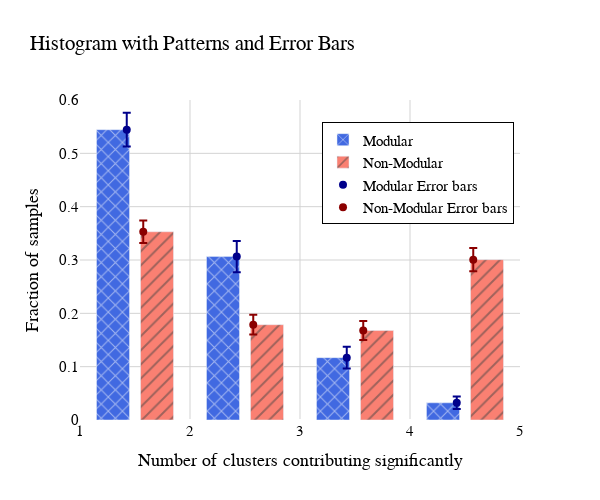

The cell this chart's notebook holds for it:
### Code cell
# Plot
fig = go.Figure()

# Modular bar plot
fig.add_trace(go.Bar(
    x=(bin_edges_modular[:-1] + bin_edges_modular[1:]) / 2,
    y=hist_modular,
    name='Modular',
    marker=dict(color='royalblue', pattern=dict(shape="x")),
    width=0.3
))

# Non-Modular bar plot
fig.add_trace(go.Bar(
    x=(bin_edges_non_modular[:-1] + bin_edges_non_modular[1:]) / 2,
    y=hist_non_modular,
    name='Non-Modular',
    marker=dict(color='salmon', pattern=dict(shape="/")),
    width=0.3
))

# Modular error bars
fig.add_trace(go.Scatter(
    x=(bin_edges_modular[:-1] + bin_edges_modular[1:] - 0.15) / 2,
    y=hist_modular,
    mode='markers',
    error_y=dict(type='data', array=stderr_modular, visible=True),
    marker=dict(color='darkblue', size=8),
    name='Modular Error bars'
))

# Non-Modular error bars
fig.add_trace(go.Scatter(
    x=(bin_edges_non_modular[:-1] + bin_edges_non_modular[1:] + 0.15) / 2,
    y=hist_non_modular,
    mode='markers',
    error_y=dict(type='data', array=stderr_non_modular, visible=True),
    marker=dict(color='darkred', size=8),
    name='Non-Modular Error bars'
))

# Layout
fig.update_layout(
    title="Histogram with Patterns and Error Bars",
    xaxis_title="Number of clusters contributing significantly",
    yaxis_title="Fraction of samples",
    width=600,
    height=500,
    font=dict(family='serif', size=15, color='black'),
    plot_bgcolor='rgba(255, 255, 255, 1)',
    legend=dict(x=0.55, y=0.93, traceorder="normal", bgcolor="white", bordercolor="black", borderwidth=1)
)
fig.update_xaxes(showgrid=True, gridwidth=1, gridcolor='LightGray', title_font=dict(family='serif', size=18, color='black'))
fig.update_yaxes(showgrid=True, gridwidth=1, gridcolor='LightGray', title_font=dict(family='serif', size=18, color='black'), range=[0, 0.6])
fig.show()

### Figure 1 — Plotly figure (JSON) as saved in the notebook; plotly's stock layout.template omitted (floating-point values rounded to 4 significant figures)
{"data": [{"marker": {"color": "royalblue", "pattern": {"shape": "x"}}, "name": "Modular", "type": "bar", "width": 0.3, "x": [1.5, 2.5, 3.5, 4.5], "y": [0.5444, 0.3065, 0.1169, 0.03226]}, {"marker": {"color": "salmon", "pattern": {"shape": "/"}}, "name": "Non-Modular", "type": "bar", "width": 0.3, "x": [1.5, 2.5, 3.5, 4.5], "y": [0.3529, 0.1786, 0.1678, 0.3007]}, {"error_y": {"array": [0.03159, 0.02929, 0.0204, 0.01164], "type": "data", "visible": true}, "marker": {"color": "darkblue", "size": 8}, "mode": "markers", "name": "Modular Error bars", "type": "scatter", "x": [1.425, 2.425, 3.425, 4.425], "y": [0.5444, 0.3065, 0.1169, 0.03226]}, {"error_y": {"array": [0.0213, 0.01853, 0.01771, 0.02166], "type": "data", "visible": true}, "marker": {"color": "darkred", "size": 8}, "mode": "markers", "name": "Non-Modular Error bars", "type": "scatter", "x": [1.575, 2.575, 3.575, 4.575], "y": [0.3529, 0.1786, 0.1678, 0.3007]}], "layout": {"font": {"color": "black", "family": "serif", "size": 15}, "height": 500, "legend": {"bgcolor": "white", "bordercolor": "black", "borderwidth": 1, "traceorder": "normal", "x": 0.55, "y": 0.93}, "plot_bgcolor": "rgba(255, 255, 255, 1)", "title": {"text": "Histogram with Patterns and Error Bars"}, "width": 600, "xaxis": {"gridcolor": "LightGray", "gridwidth": 1, "showgrid": true, "title": {"font": {"color": "black", "family": "serif", "size": 18}, "text": "Number of clusters contributing significantly"}}, "yaxis": {"gridcolor": "LightGray", "gridwidth": 1, "range": [0, 0.6], "showgrid": true, "title": {"font": {"color": "black", "family": "serif", "size": 18}, "text": "Fraction of samples"}}}}
